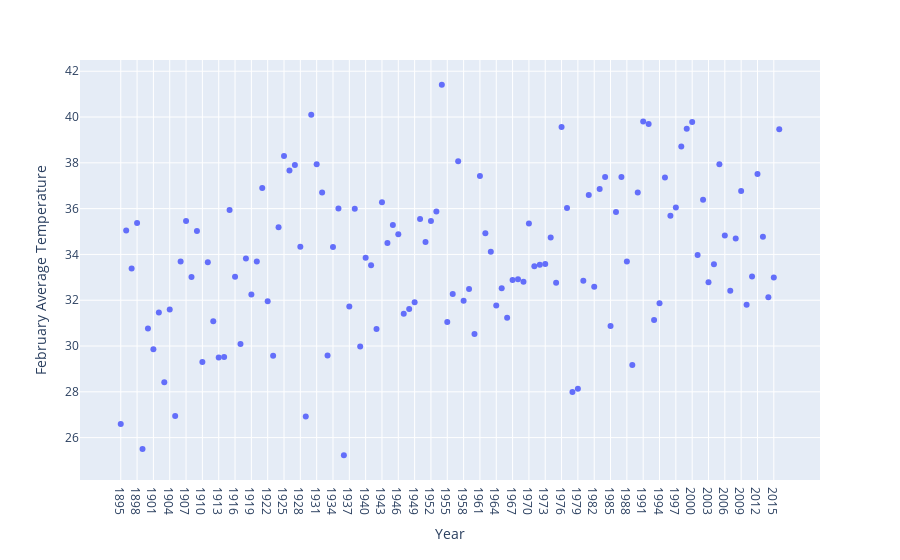

Notebook code cell kept with this figure:
### Code cell
px.scatter(data,x = 'Year', y = 'February Average Temperature')
